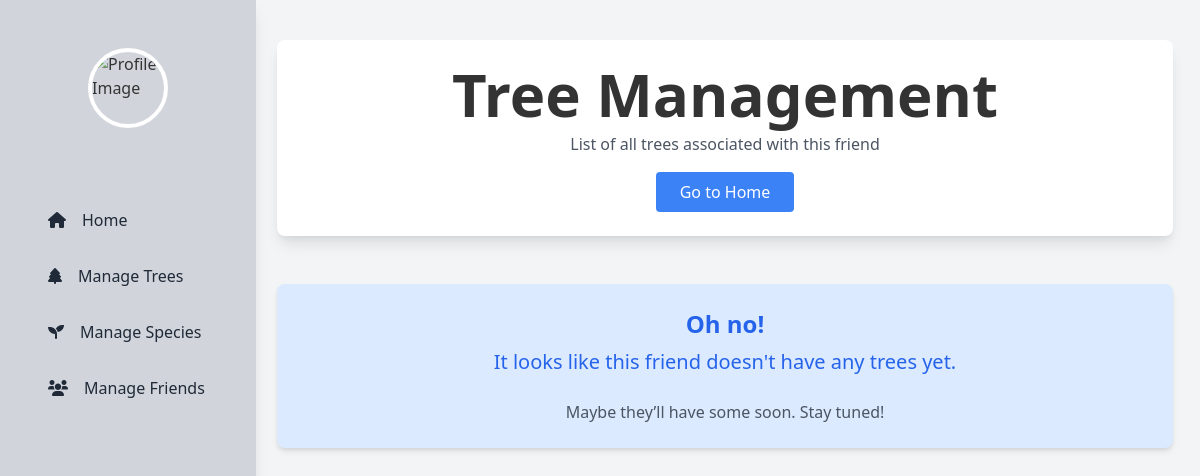
The page /administrator/friend_trees.php?id=2 on the database as committed earlier.
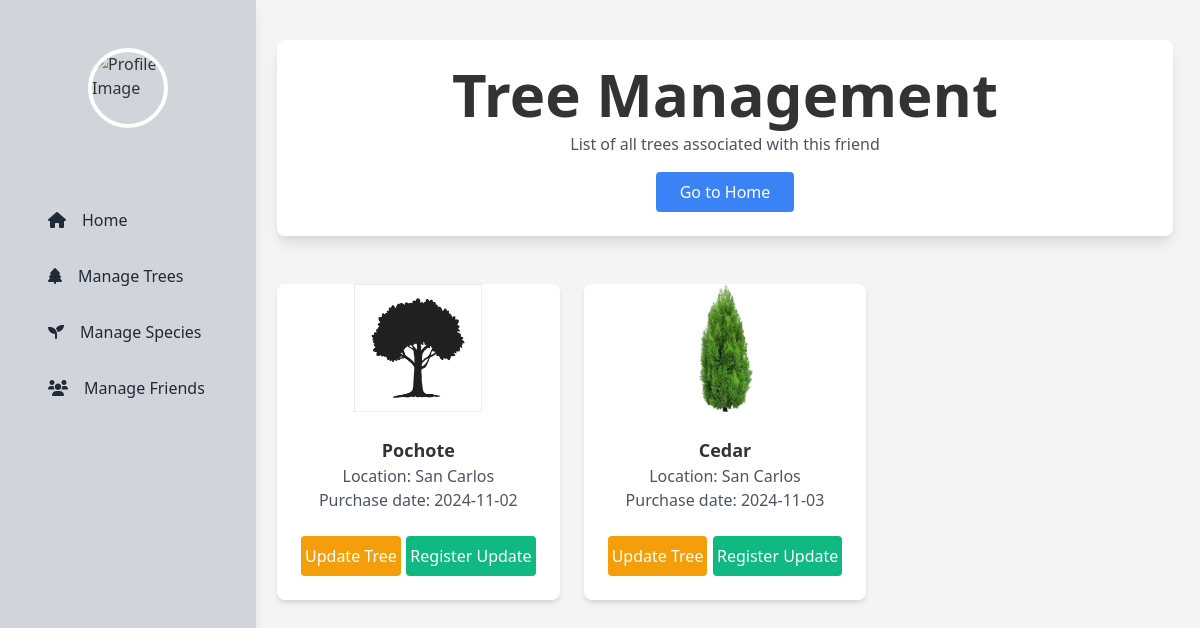
The same page on the database as committed later.
### tables this page shows
CREATE TABLE `purchase` (
  `Id_Purchase` int(11) NOT NULL,
  `Tree_Id` int(11) NOT NULL,
  `User_Id` int(11) NOT NULL,
  `Shipping_Location` varchar(255) DEFAULT NULL,
  `Payment_Method` varchar(50) DEFAULT NULL,
  `Purchase_Date` timestamp NOT NULL DEFAULT current_timestamp(),
  `StatusP` int(11) DEFAULT 1
);

CREATE TABLE `trees` (
  `Id_Tree` int(11) NOT NULL,
  `Specie_Id` int(11) DEFAULT NULL,
  `Location` varchar(255) NOT NULL,
  `Size` int(11) NOT NULL,
  `StatusT` int(1) NOT NULL DEFAULT 1,
  `Price` decimal(10,2) NOT NULL,
  `Photo_Path` varchar(255) DEFAULT NULL
);

CREATE TABLE `species` (
  `Id_Specie` int(11) NOT NULL,
  `Commercial_Name` varchar(100) DEFAULT NULL,
  `Scientific_Name` varchar(100) DEFAULT NULL,
  `StatusS` int(2) DEFAULT 1
);

### utils/administrator/admin_functions.php (called while the page is built, shortened)
<?php
function getConnection(): bool|mysqli {
    $servername = "localhost";
    $username   = "root";
    $password   = "";
    $dbname     = "mytrees";
    try {
        $conn = new mysqli($servername, $username, $password, $dbname, 3306);
        return $conn;
    } catch (Exception $e) {
        echo "Error de conexión: " . $e->getMessage();
        return false;
    }
}
function getFriendsTrees($friendId): array {
    $conn = getConnection();
    $trees = [];
    $statusAvailable = 1;
    $query = "
        SELECT
            p.Id_Purchase,
            p.Payment_Method,
            p.Shipping_Location,
            p.Purchase_Date,
            t.Id_Tree,
            t.Specie_Id,
            s.Commercial_Name,
            s.Scientific_Name,
            t.Location,
            p.StatusP,
            t.Price,
            t.Photo_Path
        FROM purchase p
        INNER JOIN trees t ON t.Id_Tree = p.Tree_Id
        INNER JOIN species s ON t.Specie_Id = s.Id_Specie
        WHERE p.User_Id = ? AND p.StatusP = ?
    ";
    if ($stmt = mysqli_prepare($conn, $query)) {
        mysqli_stmt_bind_param($stmt, "ii", $friendId, $statusAvailable);
        if (mysqli_stmt_execute($stmt)) {
            $result = mysqli_stmt_get_result($stmt);
            while ($row = mysqli_fetch_assoc($result)) {
                $trees[] = [
                    'Id_Purchase'      => $row['Id_Purchase'],
                    'Payment_Method'   => $row['Payment_Method'],
                    'Shipping_Location'=> $row['Shipping_Location'],
                    'Purchase_Date'    => $row['Purchase_Date'],
                    'Id_Tree'          => $row['Id_Tree'],
                    'Specie_Id'        => $row['Specie_Id'],
                    'Commercial_Name'  => $row['Commercial_Name'],
                    'Scientific_Name'  => $row['Scientific_Name'],
                    'Location'         => $row['Location'],
                    'StatusP'          => $row['StatusP'],
                    'Price'            => $row['Price'],
                    'Photo_Path'       => $row['Photo_Path'],
                ];
            }
        }
    }
    return $trees;
}

### administrator/friend_trees.php (the view, shortened to what this page needs)
<?php
require_once '../inc/header_admin.php';
require_once('../utils/administrator/admin_functions.php');
$uploads_folder_t = "../uploads_tree/";
$trees = null;
if (isset($_GET['id'])) {
    $userID     = (int)$_GET['id'];
    $trees      = getFriendsTrees($userID);
    if (!is_array($trees) || empty($trees)) {
        $trees = [];
    }
}
?>
<link href="https://cdn.jsdelivr.net/npm/tailwindcss@2.2.19/dist/tailwind.min.css" rel="stylesheet">
<div class="container mx-auto mt-10 text-center px-4">
    <div class="bg-white shadow-lg rounded-lg p-4 max-w-4xl mx-auto mb-5">
        <div class="text-center">
            <h1 class="text-6xl font-bold">Tree Management</h1>
            <p class="text-gray-600 mt-2">List of all trees associated with this friend</p>
            <a href="../administrator/admin.php" class="bg-blue-500 text-white px-4 py-2 rounded hover:bg-blue-600 mt-3 inline-block">Go to Home</a>
        </div>
    </div>
    <?php if (empty($trees)): ?>
        <div class="bg-blue-100 text-blue-600 text-center py-4 rounded-lg shadow-md max-w-4xl mx-auto">
            <h2 class="text-2xl font-semibold">Oh no!</h2>
            <p class="mt-2 text-xl">It looks like this friend doesn't have any trees yet.</p>
            <p class="mt-4 text-gray-600">Maybe they’ll have some soon. Stay tuned!</p>
        </div>
    <?php else: ?>
        <div class="mt-6 max-w-4xl mx-auto grid grid-cols-1 sm:grid-cols-2 lg:grid-cols-3 gap-6">
            <?php foreach ($trees as $tree):
                $photoTree          = $uploads_folder_t . $tree['Photo_Path']. '?' . time();
                $treeDetailUrl      = "update_friend_tree.php?id=" . $tree['Id_Tree'];
                $treeRegisterUrl    = "register_tree_update.php?id=" . $tree['Id_Tree'];
            ?>
                <div class="bg-white shadow-md rounded-lg overflow-hidden">
                    <img src="<?php echo $photoTree; ?>" alt="Tree Picture" class="w-full h-32 object-contain mx-auto">
                    <div class="p-4">
                        <h3 class="text-lg font-semibold"><?php echo htmlspecialchars($tree['Commercial_Name']); ?></h3>
                        <p class="text-gray-600">Location: <?php echo htmlspecialchars($tree['Location']); ?></p>
                        <p class="text-gray-600">Purchase date: <?php echo htmlspecialchars(date('Y-m-d', strtotime($tree['Purchase_Date']))); ?></p>
                        <div class="mt-4 flex justify-between">
                            <a href="<?php echo $treeDetailUrl; ?>" class="bg-yellow-500 text-white px-1 py-2 rounded hover:bg-yellow-600">Update Tree</a>
                            <a href="<?php echo $treeRegisterUrl; ?>" class="bg-green-500 text-white px-1 py-2 rounded hover:bg-green-600">Register Update</a>
                        </div>
                    </div>
                </div>
            <?php endforeach; ?>
        </div>
    <?php endif; ?>
</div>

### inc/header.php (shortened to what this page needs)
<!DOCTYPE html>
<html lang="en">
<head>
  <link rel="stylesheet" href="https://maxcdn.bootstrapcdn.com/bootstrap/4.0.0/css/bootstrap.min.css"
>
</head>
<body>
</body>
</html>

### inc/header_admin.php (shortened to what this page needs)
<?php
include 'header.php';
$uploads_folder = "../uploads_user/";
$profilePic = $uploads_folder . ($_SESSION['ProfileImage']). '?' . time();
?>
<link rel="stylesheet" href="https://cdnjs.cloudflare.com/ajax/libs/font-awesome/6.0.0-beta3/css/all.min.css">
<body class="font-sans bg-gray-100">
    <header>
    <nav class="fixed top-0 left-0 h-full w-64 bg-gray-300 shadow-lg flex flex-col p-4 z-50">
            <a href="#" id="profile-link" class="flex flex-col items-center mb-8 p-4 bg-gray-300 rounded-lg hover:bg-green-500 hover:text-white transition duration-300">
                <img src="<?php echo htmlspecialchars($profilePic); ?>" alt="Profile Image" class="w-20 h-20 rounded-full border-4 border-white mb-3 object-cover">
            </a>
            <ul class="space-y-4">
                <li>
                    <a href="../administrator/admin.php" class="flex items-center px-4 py-2 text-gray-800 bg-gray-300 rounded-lg hover:bg-green-500 hover:text-white transition duration-300">
                        <i class="fas fa-home mr-3"></i> Home
                    </a>
                </li>
                <li>
                    <a href="../administrator/manage_trees.php" class="flex items-center px-4 py-2 text-gray-800 bg-gray-300 rounded-lg hover:bg-green-500 hover:text-white transition duration-300">
                        <i class="fas fa-tree mr-3"></i> Manage Trees
                    </a>
                </li>
                <li>
                    <a href="../administrator/manage_species.php" class="flex items-center px-4 py-2 text-gray-800 bg-gray-300 rounded-lg hover:bg-green-500 hover:text-white transition duration-300">
                        <i class="fas fa-seedling mr-3"></i> Manage Species
                    </a>
                </li>
                <li>
                    <a href="../administrator/manage_friends.php" class="flex items-center px-4 py-2 text-gray-800 bg-gray-300 rounded-lg hover:bg-green-500 hover:text-white transition duration-300">
                        <i class="fas fa-users mr-3"></i> Manage Friends
                    </a>
                </li>
            </ul>
        </nav>
    </header>
<div style="margin-left: 230px; padding: 20px 10px;">
</div>
<link rel="stylesheet" href="../css/header_admin.css">
<link rel="stylesheet" href="../css/profile.css">

### css/profile.css (style rules this page uses)
.container { position: relative; }

Rows that differ between the two databases and show on the page:
added purchase: Tree_Id.Photo_Path (placeholder picture), species.Commercial_Name "Pochote", Tree_Id.Location "San Carlos", Purchase_Date "2024-11-02"
added purchase: Tree_Id.Photo_Path (picture), species.Commercial_Name "Cedar", Tree_Id.Location "San Carlos", Purchase_Date "2024-11-03"
Other text that changed with them:
text no longer shown: "Oh no! It looks like this friend doesn't have any trees yet. Maybe they’ll have some soon. Stay tuned!"
